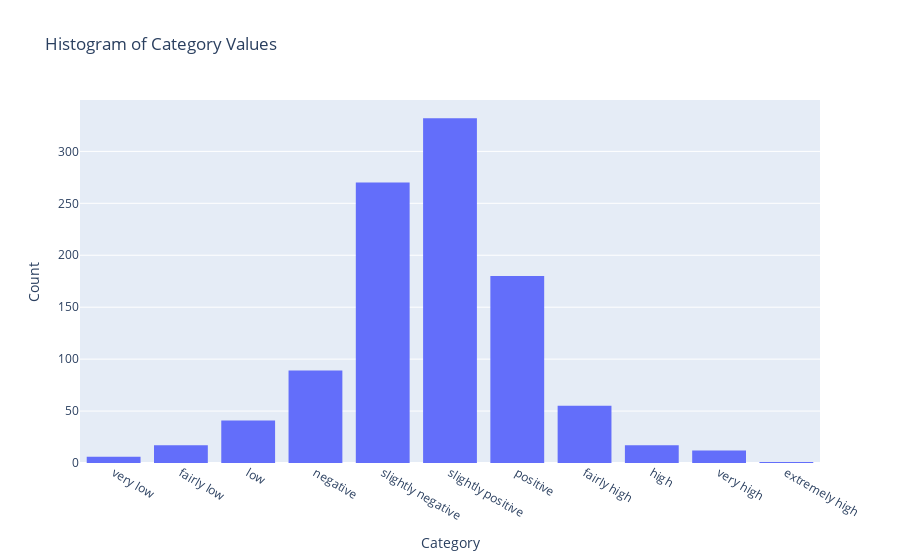

Notebook cell for this chart:
### Code cell
category_order = ['extremly low', 'very low', 'fairly low', 'low', 'negative', 'slightly negative',
          'slightly positive', 'positive', 'fairly high', 'high', 'very high', 'extremely high']

# Plotting the histogram with specified category order
fig = px.histogram(s, x='category', title='Histogram of Category Values', category_orders={'category': category_order})
fig.update_layout(xaxis_title='Category', yaxis_title='Count')

# Show the plot
fig.show()

### Figure 1 — Plotly figure (JSON) as saved in the notebook; plotly's stock layout.template omitted (floating-point values rounded to 4 significant figures; data arrays with more than 128 entries replaced by an {"elided": "..."} marker saying what was removed)
{"data": [{"alignmentgroup": "True", "bingroup": "x", "hovertemplate": "category=%{x}<br>count=%{y}<extra></extra>", "legendgroup": "", "marker": {"color": "#636efa", "pattern": {"shape": ""}}, "name": "", "offsetgroup": "", "orientation": "v", "showlegend": false, "type": "histogram", "x": {"elided": "1020 str values"}, "xaxis": "x", "yaxis": "y"}], "layout": {"barmode": "relative", "legend": {"tracegroupgap": 0}, "title": {"text": "Histogram of Category Values"}, "xaxis": {"anchor": "y", "categoryarray": ["extremly low", "very low", "fairly low", "low", "negative", "slightly negative", "slightly positive", "positive", "fairly high", "high", "very high", "extremely high"], "categoryorder": "array", "domain": [0, 1], "title": {"text": "Category"}}, "yaxis": {"anchor": "x", "domain": [0, 1], "title": {"text": "Count"}}}}
